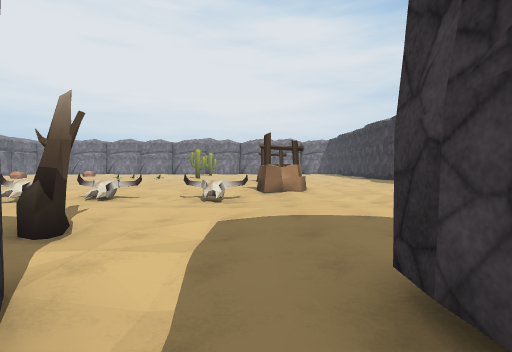
[1] (above)

24 first-person views from a walk through a 3-D level made in the Unity game engine. The camera is 1.5 m above the floor, tilts 2° down and sees 85° across. The floor is counted in squares, 2 m on a side. Each view is taken from the middle of a square. On the plan, view 1 faces up. The plan holds only what a view shows up to about 10 squares ahead; the rest is blank. The place goes on beyond the plan. The player is left out. Surface patterns are stand-ins for the level's own textures.

[2]
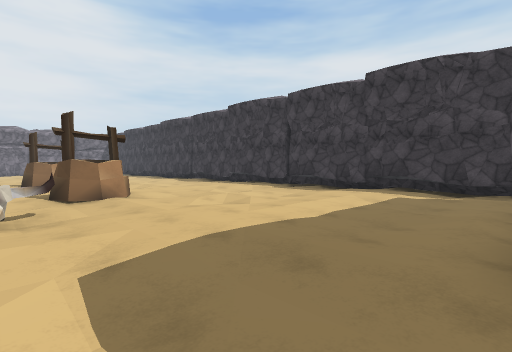

[3]
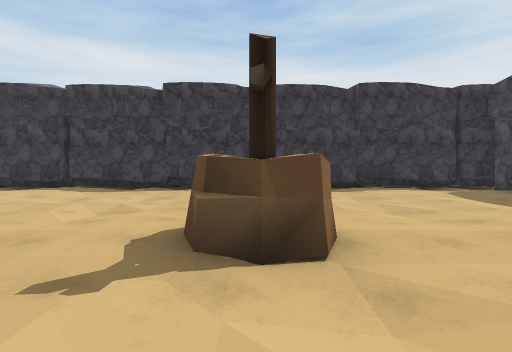

[4]
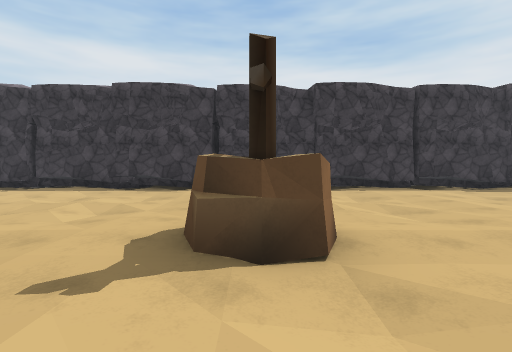

[5]
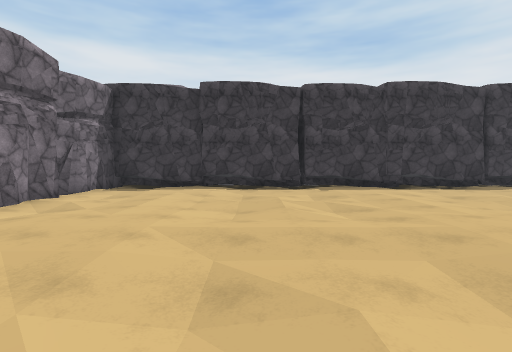

[6]
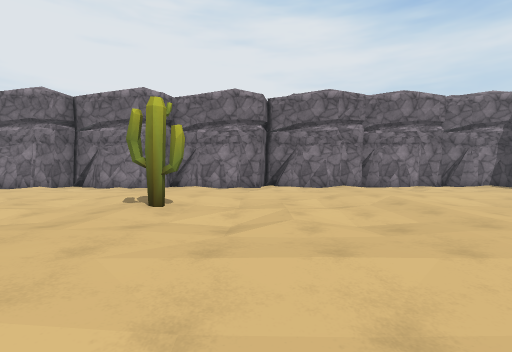

[7]
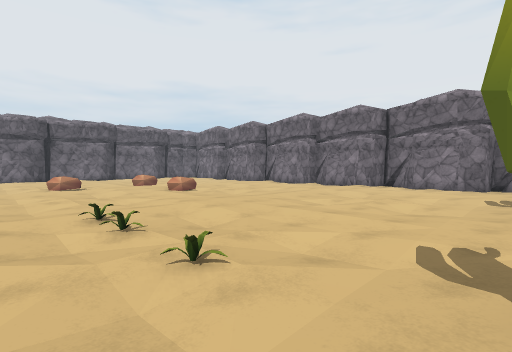

[8]
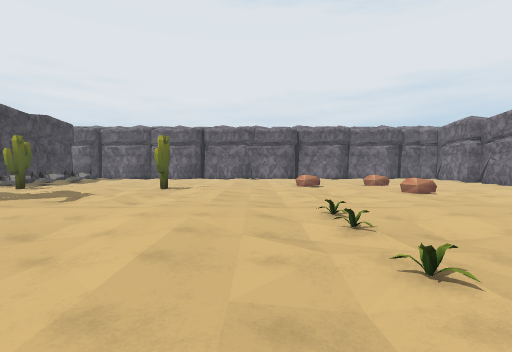

[9]
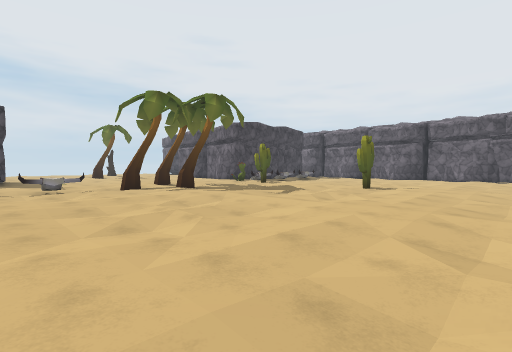

[10]
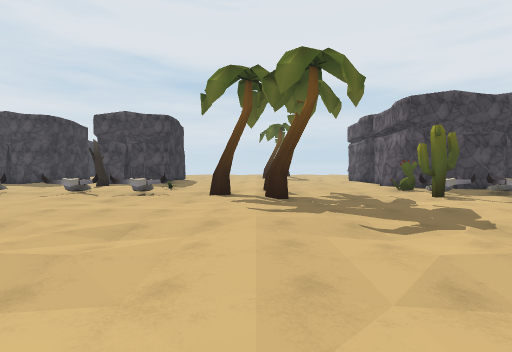

[11]
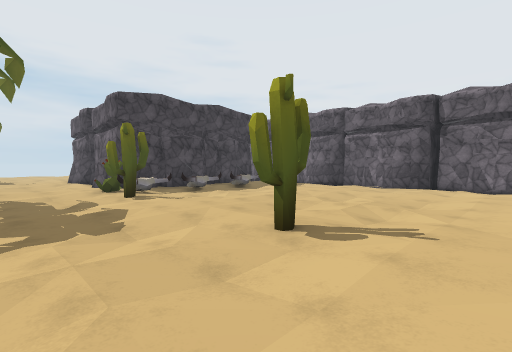

[12]
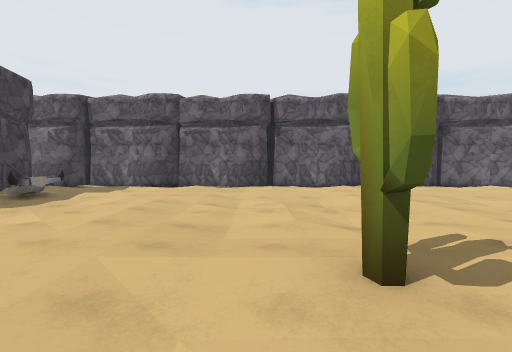

[13]
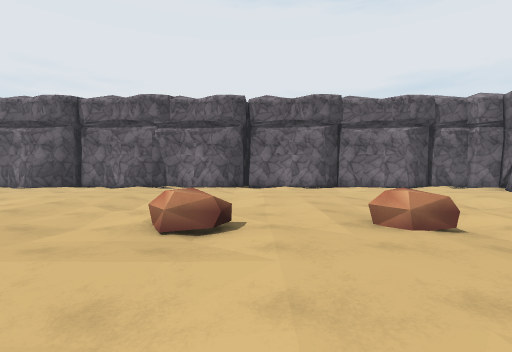

[14]
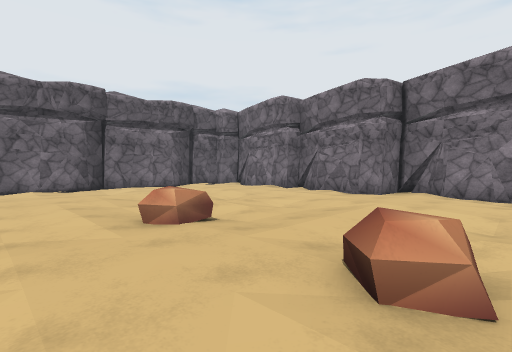

[15]
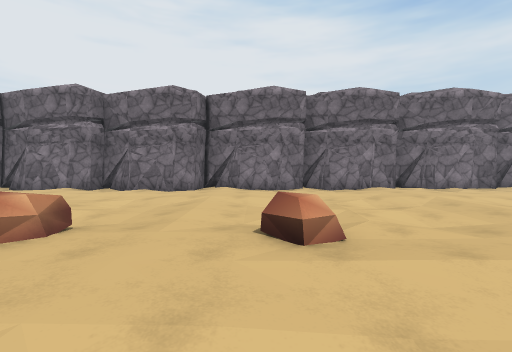

[16]
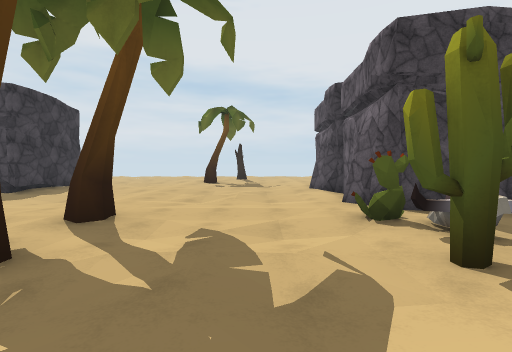

[17]
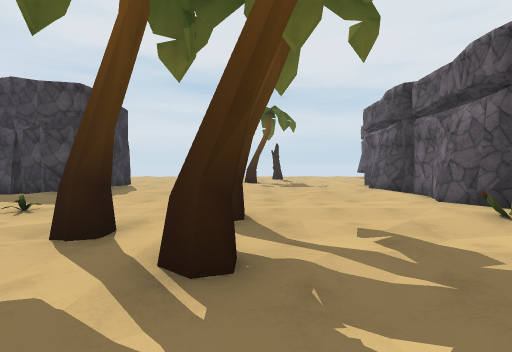

[18]
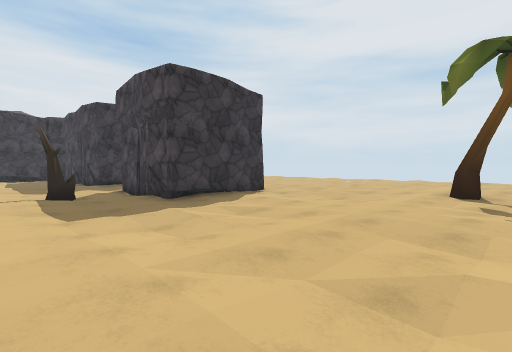

[19]
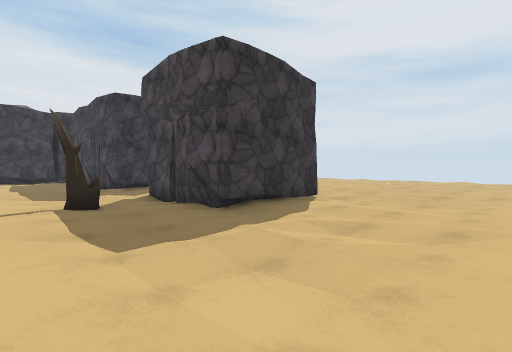

[20]
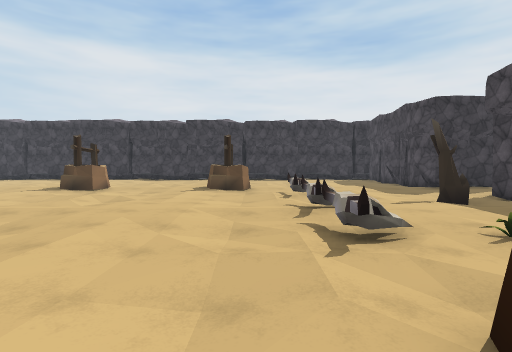

[21]
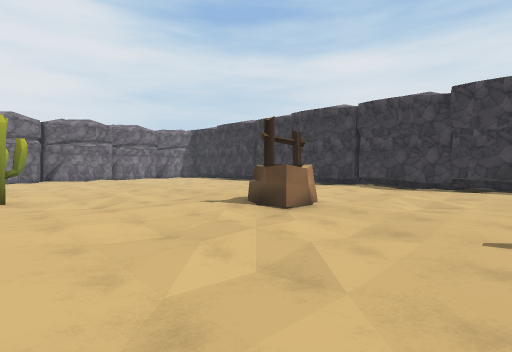

[22]
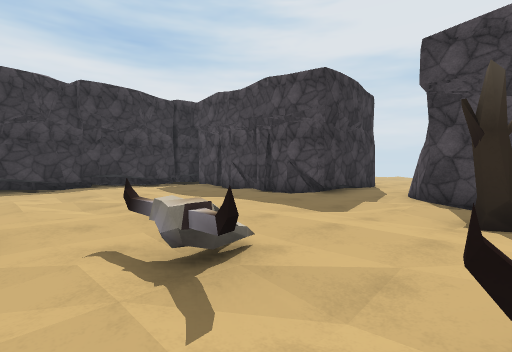

[23]
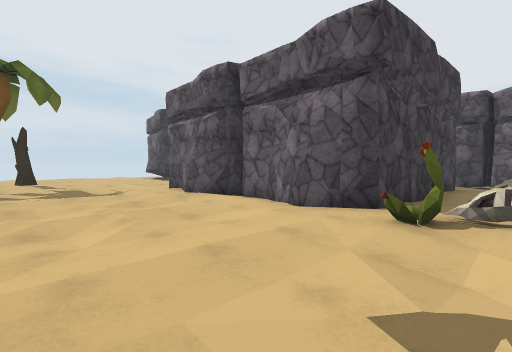

[24]
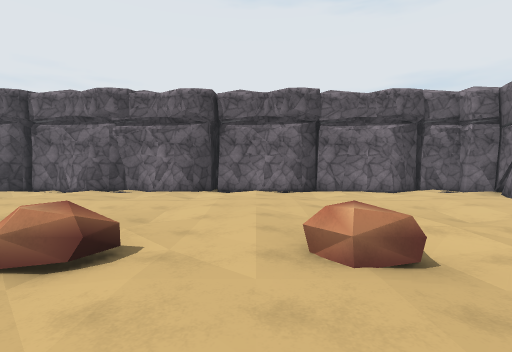

### Floor plan
Key: @ floor where view 1 was taken; # wall or solid block; . main floor; - floor 0.25 m lower than the main floor; / step, stairs or slope; W well; B bones; T tree; C cactus; R rock; P plant.
Columns run from 23 left of view 1 to 8 right of it. Each row starts with its distance up from view 1.
 28         ########################
 27 #########.##/##-//-.-//-.-//-.-#
 26 #.././.././.././.././.././.././#
 25 ##.............................#
 24  #././.././.././.././.././.././#
 23  #/-.-//-.-//-.-//-C-//-.-//-.-#
 22  #/-.-//-.-//-.-//-.-//-.-//-.-#
 21  #././.RR.R///./.././.././.././#
 20 ##.............................#
 19 #-././.././.././.././.././.././#
 18 ##/-.-/RR.-//-.-//-C-//-.-//-.-#
 17  #/-.-//-.-//-PP/P-.-//-.-//-.-#
 16  #././.././.././.././.././.././#
 15  #.............................#
 14 ##././.././.././.././..WW/.././#
 13 #//-.-//-C-//-.-//-.-///////-.-#
 12 ##/-.-//-.-//-.-//-.-//-.-//-.-#
 11  #././.././.././.././.././.././#
 10  #.............................#
  9  #././.././.././.././..WW/.././#
  8  #/-.-//-C-//T////-.-///////-.-#
  7 ##/-.B/B-.-//-.T/B-B-/B-.-//-.-#
  6 #.././..CB/..T./.././.././.././#
  5 ##.######........P.............#
  4  #      ##/.././../.T.././.././#
  3         #.-//-.-//-.-//-.-//-.-#
  2         #.-//-.-//-.-//-.-//-.-#
  1         ##/.././../####/########
  0         ##.........#  /@#
 -1         #./.././../#   /#

Where each view was taken, in squares from view 1:
view 1: 0 up, 0 right, facing up
view 2: 2 up, 1 left, facing up-right
view 3: 9 up, 2 left, facing right
view 4: 14 up, 2 left, facing right
view 5: 23 up, 2 left, facing right
view 6: 18 up, 2 left, facing up
view 7: 16 up, 4 left, facing up-left
view 8: 16 up, 4 left, facing left
view 9: 17 up, 4 left, facing down-left
view 10: 15 up, 9 left, facing down
view 11: 15 up, 11 left, facing down-left
view 12: 12 up, 12 left, facing left
view 13: 19 up, 12 left, facing left
view 14: 19 up, 12 left, facing up-left
view 15: 18 up, 13 left, facing up
view 16: 10 up, 12 left, facing down
view 17: 10 up, 10 left, facing down
view 18: 5 up, 11 left, facing down-right
view 19: 5 up, 9 left, facing down-right
view 20: 8 up, 9 left, facing right
view 21: 10 up, 4 left, facing up-right
view 22: 8 up, 3 left, facing down-right
view 23: 7 up, 10 left, facing down-left
view 24: 20 up, 13 left, facing left
